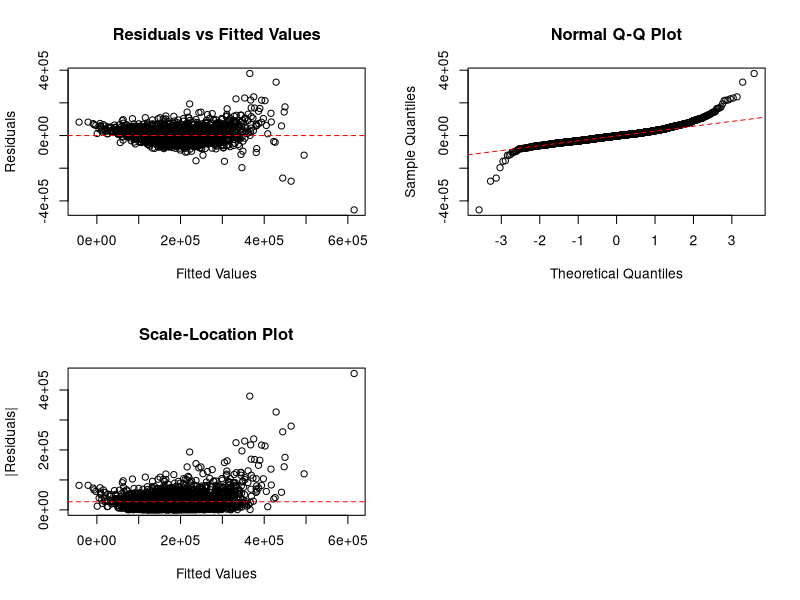

The R source for this figure: (Note: this script raises an error after producing the figure.)
## ---- chunk 1
#| include: false
#| warning: false
#| message: false

library(tidyverse)
library(knitr)
library(patchwork)
library(MASS)
library(lmtest)
## ---- chunk 2
#| include: false
#| warning: false
#| message: false

# Read data from cleaned data file
data <- read_csv(here::here("data", "cleaned_data.csv"))
## ---- chunk 3
#| include: false
#| warning: false
#| message: false

# Separate the dataset into two parts for better visualization
data1 <- data |> dplyr::select(
  sale_price, lot_area, overall_qual, year_built, roof_style
)

data2 <- data |> dplyr::select(
  mas_vnr_area, total_bsmt_sf, central_air, garage_area, misc_val
)
## ---- chunk 4
#| label: tbl-data-1
#| tbl-cap: Preview of Data (First Half)
#| echo: false
#| warning: false
#| message: false

# Visualize the first part of the dataset
kable(head(data1), format = "markdown")
## ---- chunk 5
#| label: tbl-data-2
#| tbl-cap: Preview of Data (Second Half)
#| echo: false
#| warning: false
#| message: false

# Visualize the second part of the dataset
kable(head(data2), format = "markdown")
## ---- chunk 6
#| include: false
#| warning: false
#| message: false

# Generate a dataset that only consists numerical data
data_numerical <- data |>
  dplyr::select(sale_price, lot_area, overall_qual, year_built,
         mas_vnr_area, total_bsmt_sf, garage_area, misc_val
  )
## ---- chunk 7
#| label: tbl-summary
#| tbl-cap: Summarize Table of Numerical Data
#| echo: false
#| warning: false
#| message: false

# Generate a summarize table
summary_table <- data.frame(
  Mean = round(apply(data_numerical, 2, mean), 2),
  Standard_Deviation = round(apply(data_numerical, 2, sd), 2),
  Median = round(apply(data_numerical, 2, median), 2)
)

kable(summary_table, format = "markdown")
## ---- chunk 8

#| echo: false
#| warning: false
#| message: false

# Convert variables to factors
data$central_air <- as.factor(data$central_air)
data$roof_style <- as.factor(data$roof_style)

# Fit the linear model
model1 <- lm(sale_price ~
              lot_area + overall_qual + year_built + roof_style +
              mas_vnr_area + total_bsmt_sf + central_air + garage_area +
              misc_val, data = data
)

#summary(model1)

# Extract variables with  p < 0.001 (***) from 14 variables

model2 <- lm(sale_price ~ 
               lot_area + overall_qual + year_built + mas_vnr_area + 
               total_bsmt_sf + garage_area + misc_val, data = data)

#summary(model2)

# Perform stepwise selection starting with model1
model3 <- stepAIC(model1, 
                  scope = list(lower = ~1,  # Minimum model (intercept-only)
                               upper = ~ lot_area + overall_qual + year_built + 
                                        roof_style + mas_vnr_area + 
                                        total_bsmt_sf + central_air + 
                                        garage_area + misc_val),  # Full model
                  direction = "both",  # Both forward and backward selection
                  k = 2,  # Use AIC criterion with k = 2
                  trace = TRUE)  # Display stepwise process
#summary(model3)
## ---- chunk 9
#| echo: false
#| warning: false
#| message: false

# Set up 2x2 plot layout
par(mfrow = c(2, 2))
# 1. Linearity Assumption
plot(model3$fitted.values, residuals(model3),
     xlab = "Fitted Values", ylab = "Residuals",
     main = "Residuals vs Fitted Values")
abline(h = 0, col = "red", lty = 2)
# Residuals should show no distinct pattern.

# 2. Normality Assumption (Q-Q Plot)
qqnorm(residuals(model3), main = "Normal Q-Q Plot")
qqline(residuals(model3), col = "red", lty = 2)
# Points should lie close to the line for normality.

# 3. Uncorrelated errors (dwtest)
dw_test <- dwtest(model3)
print(dw_test)

# 4. Constant Variance (Residuals vs Fitted)
plot(model3$fitted.values, abs(residuals(model3)),
     xlab = "Fitted Values", ylab = "|Residuals|",
     main = "Scale-Location Plot")
abline(h = mean(abs(residuals(model3))), col = "red", lty = 2)
# Look for no increasing or decreasing pattern.

## ---- chunk 10
# 1. Addressing Autocorrelation by Including Lagged Residuals
# Generate lagged residuals
residuals_lagged <- c(NA, head(residuals(model3), -1))  # Lagged residuals
data$residuals_lagged <- residuals_lagged

# Refit model by adding lagged residuals
model4 <- lm(sale_price ~ lot_area + overall_qual + year_built + mas_vnr_area +
               total_bsmt_sf + garage_area + misc_val + residuals_lagged,
             data = data, na.action = na.exclude)

# Check for autocorrelation again
dw_test_model4 <- dwtest(model4)
print(dw_test_model4)  # Improved DW indicates less autocorrelation

# 2. Addressing Normality with Box-Cox Transformation
# Box-Cox Transformation to find the best lambda
boxcox_result <- boxcox(model3, lambda = seq(-2, 2, by = 0.1))  # Test range of lambda
lambda_optimal <- boxcox_result$x[which.max(boxcox_result$y)]  # Optimal lambda
print(lambda_optimal)

# Apply the Box-Cox transformation to the response variable
if (lambda_optimal == 0) {
  data$sale_price_transformed <- log(data$sale_price)
} else {
  data$sale_price_transformed <- (data$sale_price^lambda_optimal - 1) / lambda_optimal
}

# Refit the model with transformed response
model5 <- lm(sale_price_transformed ~ lot_area + overall_qual + year_built +
               mas_vnr_area + total_bsmt_sf + garage_area + misc_val,
             data = data)

# Diagnostic plots for the new model
par(mfrow = c(2, 2))
plot(model5)
par(mfrow = c(1, 1))
## ---- chunk 11
#| echo: false
#| warning: false
#| message: false


# Define the target variable and continuous predictors
target <- "sale_price"
continuous_predictors <- c("lot_area", "overall_qual", "year_built", 
                           "mas_vnr_area", "total_bsmt_sf", "garage_area", "misc_val")

# Loop through each continuous predictor and create residual plots
for (predictor in continuous_predictors) {
  # Fit a linear regression model
  model <- lm(data[[target]] ~ data[[predictor]], data = data)
  
  # Extract residuals and create a data frame for plotting
  residuals_data <- data.frame(
    Predictor = data[[predictor]],
    Residuals = resid(model)
  )
  
  # Create the residual plot
  plot <- ggplot(residuals_data, aes(x = Predictor, y = Residuals)) +
    geom_point(alpha = 0.7) +
    geom_hline(yintercept = 0, color = "red", linetype = "dashed") +
    labs(title = paste("Residual Plot:", predictor),
         x = predictor,
         y = "Residuals") +
    theme_minimal()
  
  # Display the plot
  print(plot)
}

